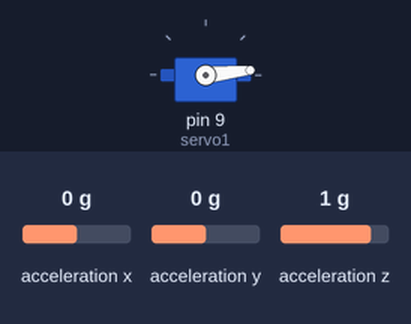
The sketch below on a simulated Arduino Uno, built with avr-gcc and run on an emulated ATmega328P. On the bench: servo. Inputs (shaded band) come from the test bench; at power-on: acceleration y 0 g, acceleration z 1 g, acceleration x 0 g.

Above: at 0.75 s.
1.3 s: acceleration y set to -1.4 g
At 1.8 s:
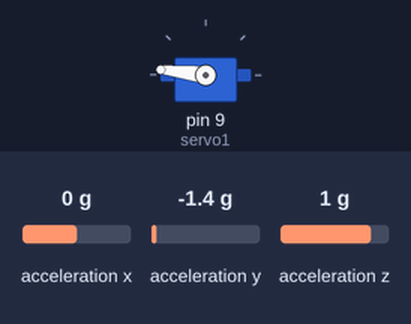
4.3 s: acceleration z set to 0.8 g
At 5.41 s:
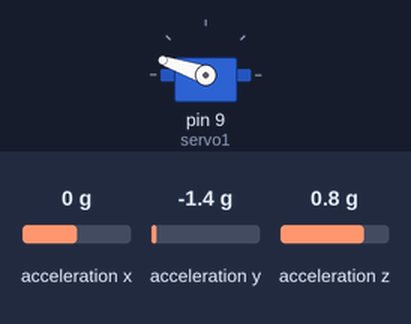
7.3 s: acceleration y set to -0.8 g
8.9 s: acceleration y set to -0.7 g
10.4 s: acceleration y set to -0.4 g
13.4 s: acceleration z set to -0.8 g
Timing chart, 0 to 17.4 s (numbered marks = the images above; inputs shaded):
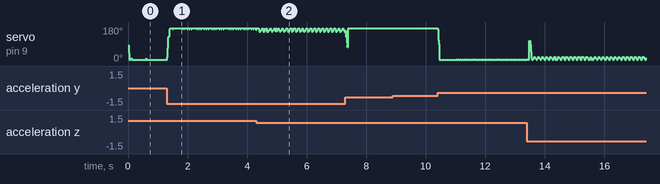

The sketch:

Arduino_ServoTilt.ino
```cpp
#include <Wire.h>
#include <ADXL345.h>
#include <Servo.h>

ADXL345 acc;
Servo servo1;
int ax, ay, az;
float rawX, rawY, rawZ;
int angleAccX, angleAccY;
int histPitch[50]={1470};
int avgPitch = 1470;
int Pitch;
int servNew, servOld = 1470;
int dtime=0, time=0, i, j, k, l;

void setup()
{
  Serial.begin(9600);
  acc.powerOn();
  acc.setRangeSetting(8);
  servo1.attach(9);
  GetAccTilt();
  Pitch = angleAccY;
  servo1.write(90);
}

void loop()
{
  //dtime = millis()-time;
  //time = millis();
  GetAccTilt();

  serv1(0); //target pitch
  //Serial.println(Pitch);
}

////////////////////////////////////////////////////             serv1             /////////////////////////////////////////////////////////

void serv1 (int target)
{
  int relMove;
  int diff = (target*100-avgPitch)/2;
  int noDiff = map(abs(diff), 0, 90000, 100, 1);                  // l'avant dernière règle le gain. faible = rapide et instable. A besoin d'être changée si dtime évolue.
  relMove = abs(diff/noDiff);

  servNew = servOld-diff;

  if((servNew-servOld)<relMove)           { servNew = servOld - relMove; }
  else if((servNew-servOld)>=relMove)     { servNew = servOld + relMove; }
  if(servNew<=610)                        { servNew = 610; }
  else if(servNew>=2330)                  { servNew = 2330; }
  servo1.writeMicroseconds(servNew);

  servOld = servNew;
}

////////////////////////////////////////////////////             GetAccTilt             /////////////////////////////////////////////////////////

void GetAccTilt(void)
{
  acc.readAccel(&ax, &ay, &az);
  rawX = ax + 37;
  rawY = ay + 62;
  rawZ = az - 326;

  if(rawZ >= 0)               { angleAccX = 100*(-180 * (atan(rawX / rawZ)) / PI); }
  if((rawZ < 0) && (rawX>=0)) { angleAccX = 100*(-180 + (-180 * (atan(rawX / rawZ)) / PI)); }
  if((rawZ < 0) && (rawX<0))  { angleAccX = 100*(180 + (-180 * (atan(rawX / rawZ)) / PI)); }

  if(rawZ >= 0)               { angleAccY = 100*(-180 * (atan(rawY / rawZ)) / PI); }
  if((rawZ < 0) && (rawY>=0)) { angleAccY = 100*(-180 + (-180 * (atan(rawY / rawZ)) / PI)); }
  if((rawZ < 0) && (rawY<0))  { angleAccY = 100*(180 + (-180 * (atan(rawY / rawZ)) / PI)); }

  Pitch = angleAccY;
  averagePitch();
  //roll = angleAccX;
}

////////////////////////////////////////////////////             averagePitch             /////////////////////////////////////////////////////////

void averagePitch(void)
{
  int i;
  for(i=49; i>0; i--)      { histPitch[i] = histPitch[i-1]; }
  histPitch[0] = Pitch;
  for(i=49; i>=0; i--)     { avgPitch = (avgPitch + histPitch[i]) / 2; }
}
```

Measured:
- after the input at 8.9 s, every drawn part: stays the same
